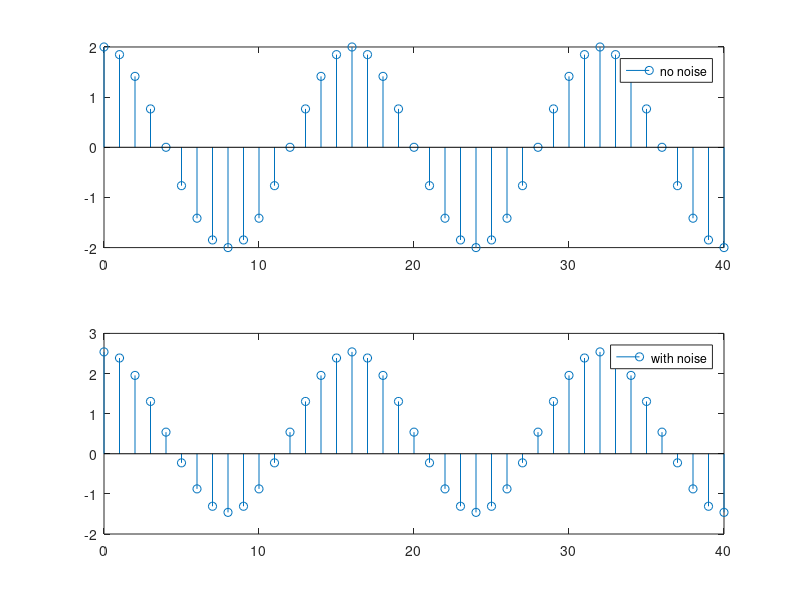
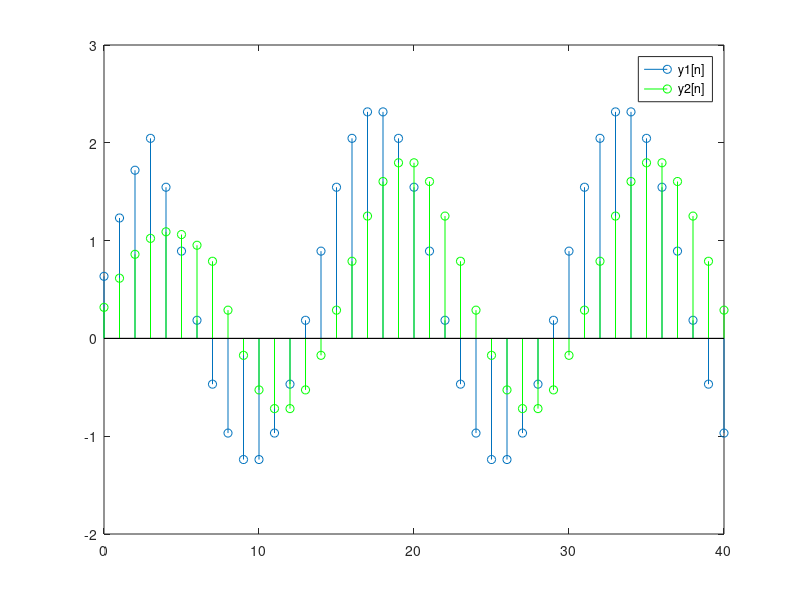

These charts were generated, in order, by the following MATLAB code:
n=0:40;
% είσοδος συστήματος
x = 2*cos(pi*n/8); % αθόρυβο σήμα
subplot(211)
stem(n,x);
legend("no noise");

x = 2*cos(pi*n/8) + randn(); % ενθόρυβο σήμα
subplot(212)
stem(n,x);
legend("with noise");

figure;
% συντελεστές y
a = 1;

% συντελεστές x
b = 0.25 * ones(1, 4); % γιατί το άθροισμα έχει τον ίδιο συντελεστή
y1 = filter(b, a, x);
stem(n, y1,'DisplayName','y1[n]')

% Η δράση του συστήματος στο ενθόρυβο σύστημα απλά μειώνει κατα 0.25
% το ύψος τους σήματος

hold on;
% συντελεστές y
a = 1;

% συντελεστές x
b = 0.125 * ones(1, 8); % γιατί το άθροισμα έχει τον ίδιο συντελεστή
y2 = filter(b, a, x);
stem(n, y2, 'g','DisplayName','y2[n]')
legend('show') 

% Το δεύτερο σήμα ειναι πιο κόντο σε ύψος σε σύγκριση με το πρώτο 
% (γιατί 0.25 > 0.125) και επειδή το άθροισμα είναι μέχρι m=7 έιναι και
% ολισθησμένο κατά 4 θέσεις δεξιά
